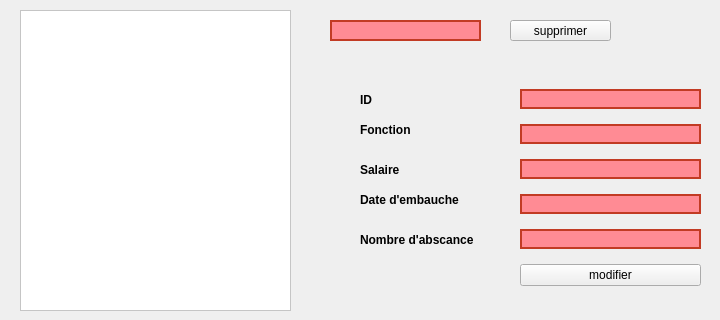
      <widget class="QWidget" name="tab_7">
       <attribute name="title">
        <string>listes des fiches </string>
       </attribute>
       <widget class="QTableView" name="tableView_fiche">
        <property name="geometry">
         <rect>
          <x>20</x>
          <y>10</y>
          <width>271</width>
          <height>301</height>
         </rect>
        </property>
        <property name="styleSheet">
         <string notr="true">background-color: rgb(255, 255, 255);</string>
        </property>
       </widget>
       <widget class="QPushButton" name="pushButton_supp_fiches">
        <property name="geometry">
         <rect>
          <x>510</x>
          <y>20</y>
          <width>101</width>
          <height>21</height>
         </rect>
        </property>
        <property name="text">
         <string>supprimer</string>
        </property>
       </widget>
       <widget class="QLineEdit" name="lineEdit_supp">
        <property name="geometry">
         <rect>
          <x>330</x>
          <y>20</y>
          <width>151</width>
          <height>21</height>
         </rect>
        </property>
        <property name="styleSheet">
         <string notr="true">QLineEdit
{
border:2px solid rgb(194, 59, 36);
border-radius:20px;
color:#FFF;
padding-left :20px;
padding-right :20px;
background-color:rgb(255,139, 148) ;

}
QLineEdit:hover
{
border: 2px solid rgb(0,0,0);
background-color:rgb(200, 200, 200) ;
}
QLineEdit:focus
{
border:2px solid rgb(0,0,0);
background-color: rgb(121, 121, 121);
}</string>
        </property>
       </widget>
       <widget class="QWidget" name="verticalLayoutWidget_2">
        <property name="geometry">
         <rect>
          <x>510</x>
          <y>70</y>
          <width>201</width>
          <height>241</height>
         </rect>
        </property>
        <layout class="QVBoxLayout" name="verticalLayout_2" stretch="0,0,0,0,0,0">
         <property name="leftMargin">
          <number>10</number>
         </property>
         <property name="topMargin">
          <number>10</number>
         </property>
         <property name="rightMargin">
          <number>10</number>
         </property>
         <property name="bottomMargin">
          <number>10</number>
         </property>
         <item>
          <widget class="QLineEdit" name="lineEdit_22">
           <property name="styleSheet">
            <string notr="true">QLineEdit
{
border:2px solid rgb(194, 59, 36);
border-radius:20px;
color:#FFF;
padding-left :20px;
padding-right :20px;
background-color:rgb(255,139, 148) ;

}
QLineEdit:hover
{
border: 2px solid rgb(0,0,0);
background-color:rgb(200, 200, 200) ;
}
QLineEdit:focus
{
border:2px solid rgb(0,0,0);
background-color: rgb(121, 121, 121);
}</string>
           </property>
          </widget>
         </item>
         <item>
          <widget class="QLineEdit" name="lineEdit_23">
           <property name="styleSheet">
            <string notr="true">QLineEdit
{
border:2px solid rgb(194, 59, 36);
border-radius:20px;
color:#FFF;
padding-left :20px;
padding-right :20px;
background-color:rgb(255,139, 148) ;

}
QLineEdit:hover
{
border: 2px solid rgb(0,0,0);
background-color:rgb(200, 200, 200) ;
}
QLineEdit:focus
{
border:2px solid rgb(0,0,0);
background-color: rgb(121, 121, 121);
}</string>
           </property>
          </widget>
         </item>
         <item>
          <widget class="QLineEdit" name="lineEdit_24">
           <property name="styleSheet">
            <string notr="true">QLineEdit
{
border:2px solid rgb(194, 59, 36);
border-radius:20px;
color:#FFF;
padding-left :20px;
padding-right :20px;
background-color:rgb(255,139, 148) ;

}
QLineEdit:hover
{
border: 2px solid rgb(0,0,0);
background-color:rgb(200, 200, 200) ;
}
QLineEdit:focus
{
border:2px solid rgb(0,0,0);
background-color: rgb(121, 121, 121);
}</string>
           </property>
          </widget>
         </item>
         <item>
          <widget class="QLineEdit" name="lineEdit_25">
           <property name="styleSheet">
            <string notr="true">QLineEdit
{
border:2px solid rgb(194, 59, 36);
border-radius:20px;
color:#FFF;
padding-left :20px;
padding-right :20px;
background-color:rgb(255,139, 148) ;

}
QLineEdit:hover
{
border: 2px solid rgb(0,0,0);
background-color:rgb(200, 200, 200) ;
}
QLineEdit:focus
{
border:2px solid rgb(0,0,0);
background-color: rgb(121, 121, 121);
}</string>
           </property>
          </widget>
         </item>
         <item>
          <widget class="QLineEdit" name="lineEdit_26">
           <property name="styleSheet">
            <string notr="true">QLineEdit
{
border:2px solid rgb(194, 59, 36);
border-radius:20px;
color:#FFF;
padding-left :20px;
padding-right :20px;
background-color:rgb(255,139, 148) ;

}
QLineEdit:hover
{
border: 2px solid rgb(0,0,0);
background-color:rgb(200, 200, 200) ;
}
QLineEdit:focus
{
border:2px solid rgb(0,0,0);
background-color: rgb(121, 121, 121);
}</string>
           </property>
          </widget>
         </item>
         <item>
          <widget class="QPushButton" name="pushButton_modif_fiche">
           <property name="text">
            <string>modifier</string>
           </property>
          </widget>
         </item>
        </layout>
       </widget>
       <widget class="QLabel" name="label_21">
        <property name="geometry">
         <rect>
          <x>360</x>
          <y>150</y>
          <width>81</width>
          <height>41</height>
         </rect>
        </property>
        <property name="styleSheet">
         <string notr="true">font: 75 11pt &quot;MS Shell Dlg 2&quot;;</string>
        </property>
        <property name="text">
         <string>&lt;html&gt;&lt;head/&gt;&lt;body&gt;&lt;p&gt;&lt;span style=&quot; font-weight:600; color:#000000;&quot;&gt;Salaire&lt;/span&gt;&lt;/p&gt;&lt;/body&gt;&lt;/html&gt;</string>
        </property>
       </widget>
       <widget class="QLabel" name="label_22">
        <property name="geometry">
         <rect>
          <x>360</x>
          <y>80</y>
          <width>111</width>
          <height>41</height>
         </rect>
        </property>
        <property name="styleSheet">
         <string notr="true">font: 75 11pt &quot;MS Shell Dlg 2&quot;;</string>
        </property>
        <property name="text">
         <string>&lt;html&gt;&lt;head/&gt;&lt;body&gt;&lt;p&gt;&lt;span style=&quot; font-weight:600; color:#000000;&quot;&gt;ID&lt;/span&gt;&lt;/p&gt;&lt;/body&gt;&lt;/html&gt;</string>
        </property>
       </widget>
       <widget class="QLabel" name="label_23">
        <property name="geometry">
         <rect>
          <x>360</x>
          <y>110</y>
          <width>111</width>
          <height>41</height>
         </rect>
        </property>
        <property name="styleSheet">
         <string notr="true">font: 75 11pt &quot;MS Shell Dlg 2&quot;;</string>
        </property>
        <property name="text">
         <string>&lt;html&gt;&lt;head/&gt;&lt;body&gt;&lt;p&gt;&lt;span style=&quot; font-weight:600; color:#000000;&quot;&gt;Fonction&lt;/span&gt;&lt;/p&gt;&lt;/body&gt;&lt;/html&gt;</string>
        </property>
       </widget>
       <widget class="QLabel" name="label_24">
        <property name="geometry">
         <rect>
          <x>360</x>
          <y>180</y>
          <width>131</width>
          <height>41</height>
         </rect>
        </property>
        <property name="styleSheet">
         <string notr="true">font: 75 11pt &quot;MS Shell Dlg 2&quot;;</string>
        </property>
        <property name="text">
         <string>&lt;html&gt;&lt;head/&gt;&lt;body&gt;&lt;p&gt;&lt;span style=&quot; font-weight:600; color:#000000;&quot;&gt;Date d'embauche&lt;/span&gt;&lt;/p&gt;&lt;/body&gt;&lt;/html&gt;</string>
        </property>
       </widget>
       <widget class="QLabel" name="label_25">
        <property name="geometry">
         <rect>
          <x>360</x>
          <y>220</y>
          <width>151</width>
          <height>41</height>
         </rect>
        </property>
        <property name="styleSheet">
         <string notr="true">font: 75 11pt &quot;MS Shell Dlg 2&quot;;</string>
        </property>
        <property name="text">
         <string>&lt;html&gt;&lt;head/&gt;&lt;body&gt;&lt;p&gt;&lt;span style=&quot; font-weight:600; color:#000000&quot;&gt;Nombre d'abscance&lt;/span&gt;&lt;/p&gt;&lt;/body&gt;&lt;/html&gt;</string>
        </property>
       </widget>
      </widget>
